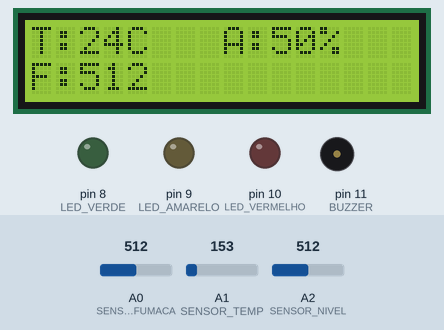
This sketch was run on a simulated Arduino Uno, built with avr-gcc and run on an emulated ATmega328P. Parts: 16×2 character LCD, output pins drawn as LEDs (lit = HIGH), buzzer (waves = sounding). The test bench sets the inputs (shaded band); at power-on: A0 (SENSOR_FUMACA) = 512, A2 (SENSOR_NIVEL) = 512, A1 (SENSOR_TEMP) = 153. What the sketch prints to the serial monitor is not drawn.

Above: at 3.2 s.
3.3 s: A0 (SENSOR_FUMACA) set to 267
At 6.3 s:
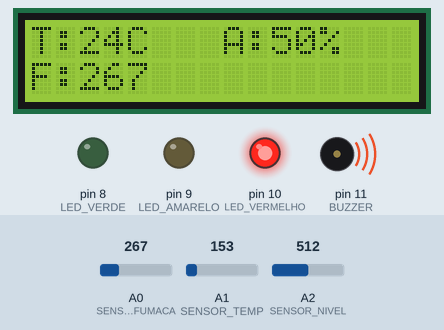
11.9 s: A0 (SENSOR_FUMACA) set to 241
At 16.2 s:
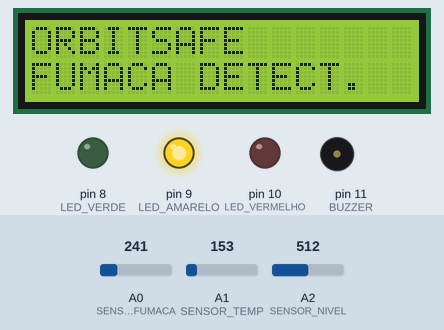
16.4 s: A2 (SENSOR_NIVEL) set to 810
At 18.7 s:
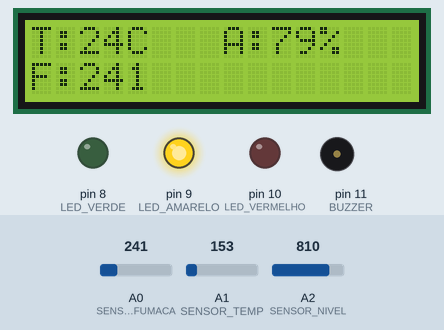
20.9 s: A2 (SENSOR_NIVEL) set to 840
At 24.0 s:
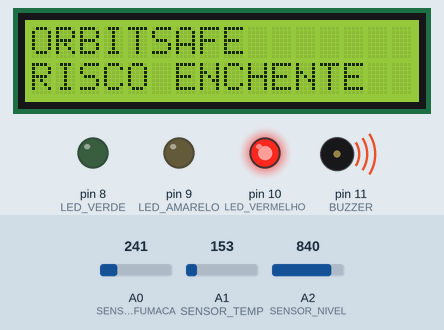
29.5 s: A1 (SENSOR_TEMP) set to 165
At 32.5 s:
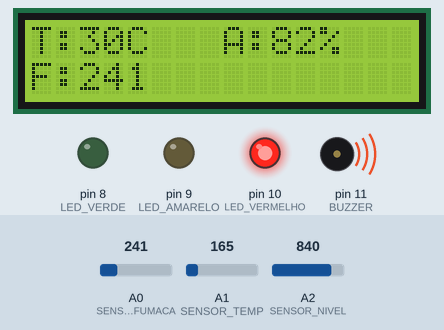
34.9 s: A1 (SENSOR_TEMP) set to 175
At 36.7 s:
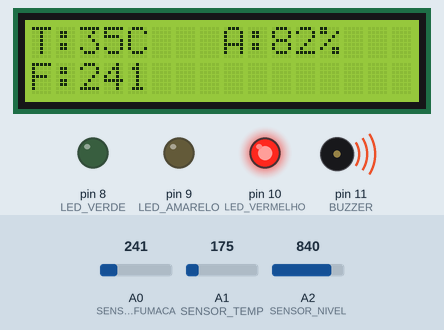
Timing chart, 0 to 38.2 s (numbered marks = the images above; inputs shaded):
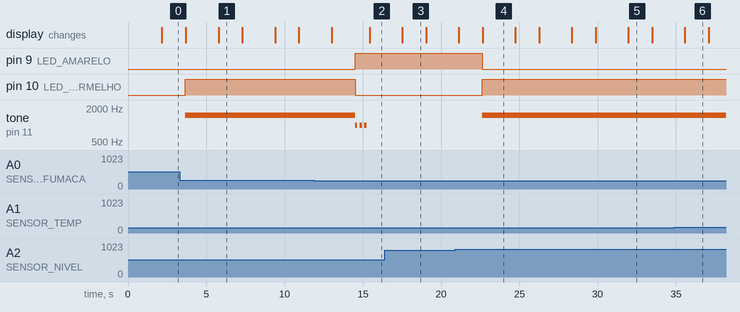

The sketch:

gs.ino
```cpp
#include <Wire.h>
#include <Adafruit_LiquidCrystal.h>

// ==========================
// LCD
// ==========================

Adafruit_LiquidCrystal lcd(0);

// ==========================
// LEDs
// ==========================

const int LED_VERDE = 8;
const int LED_AMARELO = 9;
const int LED_VERMELHO = 10;

// ==========================
// Buzzer
// ==========================

const int BUZZER = 11;

// ==========================
// Sensores
// ==========================

const int SENSOR_FUMACA = A0;
const int SENSOR_TEMP = A1;
const int SENSOR_NIVEL = A2;

// ==========================
// Controle de Estado
// ==========================

String ultimoStatus = "";

// ==========================
// Bipes de Atenção
// ==========================

void alertaAtencao()
{
  for (int i = 0; i < 3; i++)
  {
    tone(BUZZER, 1000);
    delay(150);

    noTone(BUZZER);
    delay(150);
  }
}

// ==========================
// Tela de Sensores
// ==========================

void mostrarSensores(float temperatura, int nivelAgua, int fumaca)
{
  lcd.clear();

  lcd.setCursor(0, 0);
  lcd.print("T:");
  lcd.print((int)temperatura);
  lcd.print("C");

  lcd.setCursor(8, 0);
  lcd.print("A:");
  lcd.print(nivelAgua);
  lcd.print("%");

  lcd.setCursor(0, 1);
  lcd.print("F:");
  lcd.print(fumaca);

  delay(1500);
}

void setup()
{
  Serial.begin(9600);

  pinMode(LED_VERDE, OUTPUT);
  pinMode(LED_AMARELO, OUTPUT);
  pinMode(LED_VERMELHO, OUTPUT);

  pinMode(BUZZER, OUTPUT);

  lcd.begin(16, 2);
  lcd.setBacklight(1);

  lcd.setCursor(0, 0);
  lcd.print("ORBITSAFE");

  lcd.setCursor(0, 1);
  lcd.print("Inicializando");

  delay(2000);
}

void loop()
{
  // ==========================
  // LEITURA DOS SENSORES
  // ==========================

  int leituraTemp = analogRead(SENSOR_TEMP);
  float tensao = leituraTemp * (5.0 / 1023.0);
  float temperatura = (tensao - 0.5) * 100.0;

  int leituraNivel = analogRead(SENSOR_NIVEL);
  int nivelAgua = map(leituraNivel, 0, 1023, 0, 100);

  int nivelFumaca = analogRead(SENSOR_FUMACA);

  // ==========================
  // SERIAL
  // ==========================

  Serial.println("========================");
  Serial.println("ORBITSAFE");
  Serial.println("========================");

  Serial.print("Temperatura: ");
  Serial.print(temperatura);
  Serial.println(" C");

  Serial.print("Nivel da Agua: ");
  Serial.print(nivelAgua);
  Serial.println("%");

  Serial.print("Nivel de Fumaca: ");
  Serial.println(nivelFumaca);

  // ==========================
  // TELA DE SENSORES
  // ==========================

  mostrarSensores(
    temperatura,
    nivelAgua,
    nivelFumaca
  );

  // ==========================
  // RESET
  // ==========================

  digitalWrite(LED_VERDE, LOW);
  digitalWrite(LED_AMARELO, LOW);
  digitalWrite(LED_VERMELHO, LOW);

  // ==========================
  // CLASSIFICAÇÃO
  // ==========================

  bool frioExtremo = temperatura <= -10;

  bool incendioEmergencia = temperatura > 80;
  bool incendioAtencao = temperatura > 50 && temperatura <= 80;

  bool enchenteEmergencia = nivelAgua > 80;
  bool enchenteAtencao = nivelAgua > 50 && nivelAgua <= 80;

  bool fumacaEmergencia = nivelFumaca > 250;
  bool fumacaAtencao = nivelFumaca > 180 && nivelFumaca <= 250;

  // ==========================
  // EMERGÊNCIA
  // ==========================

  if (frioExtremo || incendioEmergencia || enchenteEmergencia || fumacaEmergencia)
  {
    digitalWrite(LED_VERMELHO, HIGH);

    tone(BUZZER, 1500);

    ultimoStatus = "EMERGENCIA";

    Serial.println("STATUS: EMERGENCIA");

    lcd.clear();

    lcd.setCursor(0, 0);
    lcd.print("ORBITSAFE");

    lcd.setCursor(0, 1);

    if (frioExtremo)
    {
      lcd.print("FRIO EXTREMO");
      Serial.println("TEMPERATURA ABAIXO DE -10C");
    }
    else if (fumacaEmergencia)
    {
      lcd.print("RISCO INCENDIO");
      Serial.println("FUMACA INTENSA");
    }
    else if (incendioEmergencia)
    {
      lcd.print("TEMP CRITICA");
      Serial.println("TEMPERATURA CRITICA");
    }
    else if (enchenteEmergencia)
    {
      lcd.print("RISCO ENCHENTE");
      Serial.println("RISCO DE ENCHENTE");
    }
  }

  // ==========================
  // ATENÇÃO
  // ==========================

  else if (incendioAtencao || enchenteAtencao || fumacaAtencao)
  {
    digitalWrite(LED_AMARELO, HIGH);

    if (ultimoStatus != "ATENCAO")
    {
      alertaAtencao();
      ultimoStatus = "ATENCAO";
    }

    Serial.println("STATUS: ATENCAO");

    lcd.clear();

    lcd.setCursor(0, 0);
    lcd.print("ORBITSAFE");

    lcd.setCursor(0, 1);

    if (fumacaAtencao)
    {
      lcd.print("FUMACA DETECT.");
      Serial.println("FUMACA DETECTADA");
    }
    else if (incendioAtencao)
    {
      lcd.print("TEMP ELEVADA");
      Serial.println("TEMPERATURA ELEVADA");
    }
    else if (enchenteAtencao)
    {
      lcd.print("AGUA ELEVADA");
      Serial.println("NIVEL DE AGUA ELEVADO");
    }
  }

  // ==========================
  // NORMAL
  // ==========================

  else
  {
    digitalWrite(LED_VERDE, HIGH);

    noTone(BUZZER);

    ultimoStatus = "NORMAL";

    Serial.println("STATUS: NORMAL");

    lcd.clear();

    lcd.setCursor(0, 0);
    lcd.print("ORBITSAFE");

    lcd.setCursor(0, 1);
    lcd.print("STATUS NORMAL");
  }

  Serial.println();

  delay(2000);
}
```

Measured:
- the behaviour switches between 251 and 250 on A0 (SENSOR_FUMACA) (found by bisection; images 1 and 2)
- the behaviour switches between 828 and 829 on A2 (SENSOR_NIVEL) (found by bisection; images 3 and 4)
- after the input at 3.3 s, the display: first differs from a run without the input after 2.5 s (image 1)
- after the input at 11.9 s, pin 9 (LED_AMARELO): LOW → HIGH after 2.6 s; pin 10 (LED_VERMELHO): HIGH → LOW after 2.6 s; tone on pin 11 (BUZZER): alternates 1000 Hz for 0.15 s and silent for 0.15 s, 6 changes in all, then stays silent, starting after 2.6 s; the display: first changes after 1.1 s (image 2 shows a later state)
- after the input at 16.4 s, the display: changes after 1.1 s (image 3)
- after the input at 20.9 s, pin 9 (LED_AMARELO): HIGH → LOW after 1.7 s; pin 10 (LED_VERMELHO): LOW → HIGH after 1.7 s; tone on pin 11 (BUZZER): silent → 1500 Hz after 1.7 s; the display: first changes after 0.23 s (image 4 shows a later state)
- after the input at 29.5 s, the display: first differs from a run without the input after 2.5 s (image 5)
- after the input at 34.9 s, the display: changes after 0.67 s (image 6)
